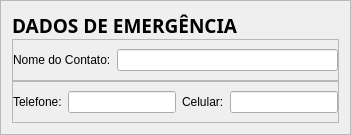
                 <widget class="QFrame" name="frame_DadosDeEmergencia">
                  <property name="minimumSize">
                   <size>
                    <width>0</width>
                    <height>0</height>
                   </size>
                  </property>
                  <property name="frameShape">
                   <enum>QFrame::StyledPanel</enum>
                  </property>
                  <property name="frameShadow">
                   <enum>QFrame::Raised</enum>
                  </property>
                  <layout class="QVBoxLayout" name="verticalLayout_17">
                   <property name="spacing">
                    <number>0</number>
                   </property>
                   <item>
                    <widget class="QLabel" name="label_DadosDeEmergencia">
                     <property name="font">
                      <font>
                       <family>Tw Cen MT</family>
                       <pointsize>14</pointsize>
                       <weight>75</weight>
                       <bold>true</bold>
                      </font>
                     </property>
                     <property name="text">
                      <string>DADOS DE EMERGÊNCIA</string>
                     </property>
                    </widget>
                   </item>
                   <item>
                    <widget class="QFrame" name="frame_DadosDeEmergenciaVertical1">
                     <property name="frameShape">
                      <enum>QFrame::StyledPanel</enum>
                     </property>
                     <property name="frameShadow">
                      <enum>QFrame::Raised</enum>
                     </property>
                     <layout class="QHBoxLayout" name="horizontalLayout_28">
                      <property name="leftMargin">
                       <number>0</number>
                      </property>
                      <property name="rightMargin">
                       <number>0</number>
                      </property>
                      <item>
                       <widget class="QLabel" name="label_NomeDoContato">
                        <property name="text">
                         <string>Nome do Contato:</string>
                        </property>
                       </widget>
                      </item>
                      <item>
                       <widget class="QLineEdit" name="lineEdit_NomeDoContato"/>
                      </item>
                     </layout>
                    </widget>
                   </item>
                   <item>
                    <widget class="QFrame" name="frame_DadosDeEmergenciaVertical2">
                     <property name="frameShape">
                      <enum>QFrame::StyledPanel</enum>
                     </property>
                     <property name="frameShadow">
                      <enum>QFrame::Raised</enum>
                     </property>
                     <layout class="QHBoxLayout" name="horizontalLayout_33">
                      <property name="leftMargin">
                       <number>0</number>
                      </property>
                      <property name="rightMargin">
                       <number>0</number>
                      </property>
                      <item>
                       <widget class="QLabel" name="label_TelefoneEmergencia">
                        <property name="text">
                         <string>Telefone:</string>
                        </property>
                       </widget>
                      </item>
                      <item>
                       <widget class="QLineEdit" name="lineEdit_TelefoneEmergencia">
                        <property name="minimumSize">
                         <size>
                          <width>0</width>
                          <height>0</height>
                         </size>
                        </property>
                       </widget>
                      </item>
                      <item>
                       <widget class="QLabel" name="label_CelularEmergencia">
                        <property name="text">
                         <string>Celular:</string>
                        </property>
                       </widget>
                      </item>
                      <item>
                       <widget class="QLineEdit" name="lineEdit_CelularEmergencia"/>
                      </item>
                     </layout>
                    </widget>
                   </item>
                  </layout>
                 </widget>
